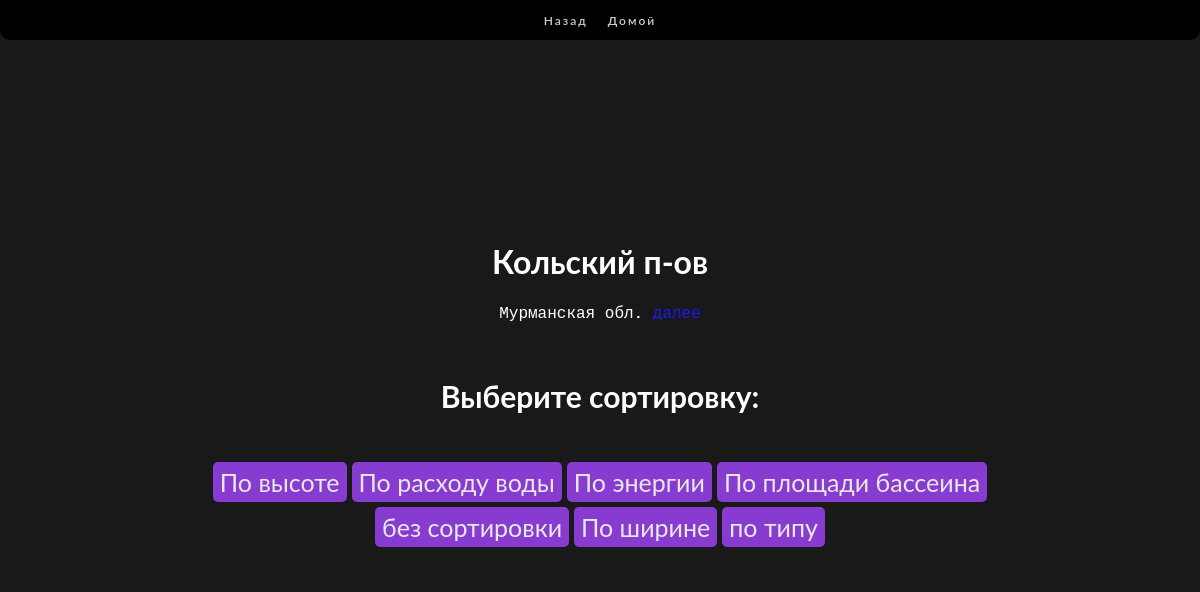
/waterfalls/regs/srt/1, run on the app's committed database.
### mainapp/models.py (models this page shows, shortened)
class Waterfall_District(models.Model):
    District_name = models.CharField(verbose_name="Имя", max_length=128, default='не указанно')
    District_description = models.TextField(verbose_name='описание', max_length=60, default='не указанно')

### mainapp/views.py (the view)
# urls.py: path('waterfalls/regs/srt/<str:id_district>', mainapp.srt, name='srt'),
def srt(request, id_district='all'):
    type_dict = {}
    slwt = list(set([i[list(i)[0]] for i in Waterfall.objects.values('type')]))
    for i in range(len(slwt)):
        type_dict[i] = slwt[i]
    cntx = {'id_district': id_district,
            'reg_text': Waterfall_District.objects.get(id=id_district) if id_district != 'all' else None,
            'btns_type': [{'text': type_dict[i], 'urls': i} for i in type_dict.keys()],
            }
    return render(request, 'mainapp/sorted.html', cntx)

### mainapp/templates/mainapp/sorted.html (shortened to what this page needs)
{% extends 'mainapp/base.html' %}
{% load static %}
{% block css %}
<link rel="stylesheet" href="https://unpkg.com/swiper/swiper-bundle.min.css" />
<link rel="stylesheet" type="text/css" href="{% static 'css/style.css' %}">
<link rel="stylesheet" type="text/css" href="{% static 'css/style-waterfalls.css' %}">
<link rel="stylesheet" type="text/css" href="{% static 'css/info-waterfall-style.css' %}">
{% endblock %}
{% block content %}
<div class="waterfall-blur"></div>
{% block menu %}
{% include 'mainapp/includes/menu.html' %}
{% endblock %}
<div class="block-list winf0 blck-srt-5">
  {% if reg_text %}
  <h1>{{ reg_text.District_name }}</h1>
  <div class="ipm clc-4">{{ reg_text.District_description|truncatechars:200 }}
    <a class="ipm clc-4" href="{% url 'info_district' reg_text.id %}">далее</a></div>
  {% else %}
  <h1>Россия</h1>
  {% endif %}
  <h3>Выберите сортировку:</h3>
  <div class="sorted">
    <a href="{% url 'sorted' 'all' id_district 'all' 1 %}" class="btn-sort srt-1">По высоте</a>
    <a href="{% url 'sorted' 'all' id_district 'all' 9 %}" class="btn-sort srt-1">По расходу воды</a>
    <a href="{% url 'sorted' 'all' id_district 'all' 8 %}" class="btn-sort srt-1">По энергии</a>
    <a href="{% url 'sorted' 'all' id_district 'all' 6 %}" class="btn-sort srt-1">По площади бассеина</a>
    <a href="{% url 'sorted' 'all' id_district 'all' 0 %}" class="btn-sort srt-1">без сортировки</a>
    <a href="{% url 'sorted' 'all' id_district 'all' 2 %}" class="btn-sort srt-1">По ширине</a>
    <div id="types" onmousedown="F88(this, 'cl-btn', 'type-2')" class="btn-sort  srt-1">
    <div id='type-2'>по типу</div>
  </div>
</div>
</div>
{% endblock %}

### static/css/style.css (style rules this page uses)
* { font-family: 'Lato', sans-serif; box-sizing: border-box; }
h3 { font-size: 30px; }
:root { --size: 1vh + 1vw; --color-1: #FF7400; --color-2: #BF7130; --color-3: #A64B00; --color-4: #FF9640; --color-5: #FFB273; }
body { padding: 0; margin: 0; width: 100%; }
html { padding: 0px 0px; margin: 0; height: 100%; width: 100%; display: flex; align-items: center; flex-direction: column; }
.waterfall-blur { position: fixed; top: .01px; bottom: .01px; left:.011px; right: .01px; backdrop-filter: blur(3px); z-index: -5; }
a, a:hover { text-decoration: none; }
.block-list { border-radius: 10px; background-color: black; width: 100%; height: 100%; padding: 10px; display: flex; flex-direction: column; align-items: center; }
@media screen and (max-width: 1440px) { .btn-sort { padding: 1px 5px; font-size: 10px; margin: 5px; } }
.blck-srt-5 { weight: 100px; height: 100px; display: flex; align-items: center; justify-content: center; }
.ipm { width: 100%; height: 70%; }
.btn-sort { font-size: 25px !important; }
.sorted { max-height: 50%; }

### static/css/style-waterfalls.css (style rules this page uses)
body { display: flex; align-items: center; flex-direction: column; padding-top: 7vh !important; }
.ipm { font-family: 'IBM Plex Mono', monospace !important; }
.block-list { width: 100%; height: 100%; margin: 0 auto; color: white; opacity: .9; }
.sorted { width: 90%; background-color: black; border-radius: 10px; display: flex; align-items: center; justify-content: center; flex-wrap: wrap; margin-bottom: 15px; padding: 15px 0; opacity: .9; }
.btn-sort { border-radius: 10px; padding: 10px 30px; background-color: blueviolet; margin: 5px; transition: .2s; color: #fff; }
@media screen and (max-width: 1440px) { .btn-sort { padding: 5px 7px; font-size: 10px; margin: 2.5px; text-align: center; border-radius: 5px; } }
.loaded, .body { height: 100%; }
.winf0 { margin-top: 6vh; }
.clc-4 { overflow-y: scroll; height: unset; max-height: 40%; width: 50%; margin-bottom: 25px; text-align: center; }
.winf0 { position: fixed; bottom: 0; }

### static/css/info-waterfall-style.css (style rules this page uses)
.block-list, .name-wf { color: white; }
.block-list { padding: 0px 5%; }

### data on the page
Waterfall_District: District_name "Кольский п-ов", District_description "Мурманская обл."
